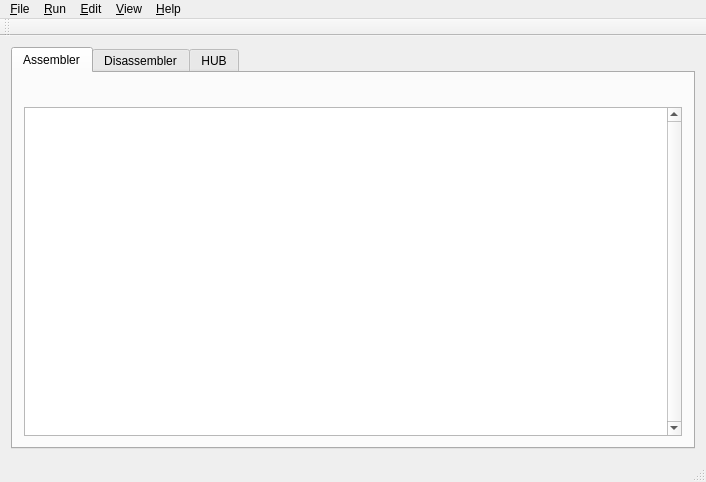
<?xml version="1.0" encoding="UTF-8"?>
<ui version="4.0">
 <class>MainWindow</class>
 <widget class="QMainWindow" name="MainWindow">
  <property name="geometry">
   <rect>
    <x>0</x>
    <y>0</y>
    <width>706</width>
    <height>482</height>
   </rect>
  </property>
  <property name="windowTitle">
   <string>MainWindow</string>
  </property>
  <widget class="QWidget" name="centralWidget">
   <layout class="QVBoxLayout" name="verticalLayout">
    <item>
     <widget class="QTabWidget" name="tabWidget">
      <property name="currentIndex">
       <number>0</number>
      </property>
      <widget class="QWidget" name="tabAsm">
       <property name="enabled">
        <bool>true</bool>
       </property>
       <property name="font">
        <font>
         <family>DejaVu Sans Mono</family>
         <pointsize>9</pointsize>
        </font>
       </property>
       <property name="accessibleName">
        <string>tabAsm</string>
       </property>
       <attribute name="title">
        <string>Assembler</string>
       </attribute>
       <layout class="QVBoxLayout" name="vlayAsm">
        <item>
         <widget class="QToolBar" name="toolbarAsm"/>
        </item>
        <item>
         <widget class="QTableView" name="tvAsm">
          <property name="font">
           <font>
            <family>Monospace</family>
            <pointsize>11</pointsize>
           </font>
          </property>
          <property name="verticalScrollBarPolicy">
           <enum>Qt::ScrollBarAlwaysOn</enum>
          </property>
          <property name="editTriggers">
           <set>QAbstractItemView::NoEditTriggers</set>
          </property>
          <property name="tabKeyNavigation">
           <bool>false</bool>
          </property>
          <property name="showDropIndicator" stdset="0">
           <bool>false</bool>
          </property>
          <property name="dragDropOverwriteMode">
           <bool>false</bool>
          </property>
          <property name="selectionMode">
           <enum>QAbstractItemView::SingleSelection</enum>
          </property>
          <property name="selectionBehavior">
           <enum>QAbstractItemView::SelectRows</enum>
          </property>
          <property name="textElideMode">
           <enum>Qt::ElideNone</enum>
          </property>
          <property name="showGrid">
           <bool>false</bool>
          </property>
          <property name="wordWrap">
           <bool>false</bool>
          </property>
          <attribute name="horizontalHeaderStretchLastSection">
           <bool>true</bool>
          </attribute>
         </widget>
        </item>
       </layout>
      </widget>
      <widget class="QWidget" name="tabDasm">
       <property name="font">
        <font>
         <family>DejaVu Sans Mono</family>
        </font>
       </property>
       <property name="accessibleName">
        <string>tabDasm</string>
       </property>
       <attribute name="title">
        <string>Disassembler</string>
       </attribute>
       <layout class="QVBoxLayout" name="vlayDasm">
        <item>
         <widget class="QToolBar" name="toolbarDasm"/>
        </item>
        <item>
         <widget class="QTableView" name="tvDasm">
          <property name="verticalScrollBarPolicy">
           <enum>Qt::ScrollBarAlwaysOn</enum>
          </property>
          <property name="editTriggers">
           <set>QAbstractItemView::NoEditTriggers</set>
          </property>
          <property name="showDropIndicator" stdset="0">
           <bool>false</bool>
          </property>
          <property name="dragDropOverwriteMode">
           <bool>false</bool>
          </property>
          <property name="selectionMode">
           <enum>QAbstractItemView::SingleSelection</enum>
          </property>
          <property name="selectionBehavior">
           <enum>QAbstractItemView::SelectRows</enum>
          </property>
          <property name="textElideMode">
           <enum>Qt::ElideNone</enum>
          </property>
          <property name="showGrid">
           <bool>false</bool>
          </property>
          <property name="wordWrap">
           <bool>false</bool>
          </property>
          <property name="cornerButtonEnabled">
           <bool>true</bool>
          </property>
          <attribute name="horizontalHeaderStretchLastSection">
           <bool>true</bool>
          </attribute>
         </widget>
        </item>
       </layout>
      </widget>
      <widget class="QWidget" name="tabHub">
       <property name="accessibleName">
        <string>tabHub</string>
       </property>
       <attribute name="title">
        <string>HUB</string>
       </attribute>
       <layout class="QVBoxLayout" name="vlayCOgs">
        <item>
         <widget class="QToolBar" name="toolbarHub"/>
        </item>
        <item>
         <widget class="QScrollArea" name="saCOGs">
          <property name="verticalScrollBarPolicy">
           <enum>Qt::ScrollBarAlwaysOn</enum>
          </property>
          <property name="widgetResizable">
           <bool>true</bool>
          </property>
          <widget class="QWidget" name="sawcCOGs">
           <property name="geometry">
            <rect>
             <x>0</x>
             <y>0</y>
             <width>662</width>
             <height>359</height>
            </rect>
           </property>
           <layout class="QGridLayout" name="gridLayout">
            <property name="leftMargin">
             <number>2</number>
            </property>
            <property name="topMargin">
             <number>2</number>
            </property>
            <property name="rightMargin">
             <number>2</number>
            </property>
            <property name="bottomMargin">
             <number>2</number>
            </property>
            <property name="spacing">
             <number>2</number>
            </property>
            <item row="0" column="1">
             <widget class="P2CogView" name="cog0" native="true"/>
            </item>
            <item row="0" column="2">
             <widget class="P2CogView" name="cog1" native="true"/>
            </item>
            <item row="0" column="3">
             <widget class="P2CogView" name="cog2" native="true"/>
            </item>
            <item row="1" column="1">
             <widget class="P2CogView" name="cog7" native="true"/>
            </item>
            <item row="1" column="2">
             <widget class="P2HubView" name="hub" native="true"/>
            </item>
            <item row="1" column="3">
             <widget class="P2CogView" name="cog3" native="true"/>
            </item>
            <item row="2" column="1">
             <widget class="P2CogView" name="cog6" native="true"/>
            </item>
            <item row="2" column="2">
             <widget class="P2CogView" name="cog5" native="true"/>
            </item>
            <item row="2" column="3">
             <widget class="P2CogView" name="cog4" native="true"/>
            </item>
           </layout>
          </widget>
         </widget>
        </item>
       </layout>
      </widget>
     </widget>
    </item>
   </layout>
  </widget>
  <widget class="QMenuBar" name="menuBar">
   <property name="geometry">
    <rect>
     <x>0</x>
     <y>0</y>
     <width>706</width>
     <height>19</height>
    </rect>
   </property>
   <widget class="QMenu" name="menu_File">
    <property name="title">
     <string>&amp;File</string>
    </property>
    <addaction name="separator"/>
    <addaction name="action_Open"/>
    <addaction name="separator"/>
    <addaction name="action_Assemble"/>
    <addaction name="separator"/>
    <addaction name="action_Quit"/>
   </widget>
   <widget class="QMenu" name="menu_Help">
    <property name="title">
     <string>&amp;Help</string>
    </property>
    <addaction name="action_About"/>
    <addaction name="separator"/>
    <addaction name="action_AboutQt5"/>
   </widget>
   <widget class="QMenu" name="menu_Edit">
    <property name="title">
     <string>&amp;Edit</string>
    </property>
    <addaction name="action_Go_to_address"/>
    <addaction name="action_Go_to_COG"/>
    <addaction name="action_Go_to_LUT"/>
    <addaction name="action_Go_to_ROM"/>
   </widget>
   <widget class="QMenu" name="menu_View">
    <property name="title">
     <string>&amp;View</string>
    </property>
    <widget class="QMenu" name="menu_Disassembler">
     <property name="title">
      <string>&amp;Disassembler …</string>
     </property>
     <addaction name="action_Dasm_Opcodes_bin"/>
     <addaction name="action_Dasm_Opcodes_byt"/>
     <addaction name="action_Dasm_Opcodes_oct"/>
     <addaction name="action_Dasm_Opcodes_hex"/>
     <addaction name="separator"/>
     <addaction name="action_Dasm_Lowercase"/>
     <addaction name="separator"/>
     <addaction name="action_Dasm_IncFontSize"/>
     <addaction name="action_Dasm_DecFontSize"/>
    </widget>
    <widget class="QMenu" name="menuAssembler">
     <property name="title">
      <string>Assembler</string>
     </property>
     <addaction name="action_Asm_Opcodes_bin"/>
     <addaction name="action_Asm_Opcodes_byt"/>
     <addaction name="action_Asm_Opcodes_oct"/>
     <addaction name="action_Asm_Opcodes_hex"/>
     <addaction name="separator"/>
     <addaction name="action_Asm_IncFontSize"/>
     <addaction name="action_Asm_DecFontSize"/>
    </widget>
    <addaction name="separator"/>
    <addaction name="separator"/>
    <addaction name="menuAssembler"/>
    <addaction name="menu_Disassembler"/>
   </widget>
   <widget class="QMenu" name="menu_Run">
    <property name="title">
     <string>&amp;Run</string>
    </property>
    <addaction name="action_SingleStep"/>
   </widget>
   <addaction name="menu_File"/>
   <addaction name="menu_Run"/>
   <addaction name="menu_Edit"/>
   <addaction name="menu_View"/>
   <addaction name="menu_Help"/>
  </widget>
  <widget class="QToolBar" name="toolbar">
   <attribute name="toolBarArea">
    <enum>TopToolBarArea</enum>
   </attribute>
   <attribute name="toolBarBreak">
    <bool>false</bool>
   </attribute>
  </widget>
  <widget class="QStatusBar" name="statusBar"/>
  <action name="action_Quit">
   <property name="text">
    <string>&amp;Quit</string>
   </property>
   <property name="shortcut">
    <string>Ctrl+Q</string>
   </property>
  </action>
  <action name="action_About">
   <property name="text">
    <string>&amp;About …</string>
   </property>
  </action>
  <action name="action_AboutQt5">
   <property name="text">
    <string>About &amp;Qt5</string>
   </property>
  </action>
  <action name="action_Open">
   <property name="text">
    <string>&amp;Open …</string>
   </property>
   <property name="shortcut">
    <string>Ctrl+O</string>
   </property>
  </action>
  <action name="action_Go_to_address">
   <property name="icon">
    <iconset resource="p2emu.qrc">
     <normaloff>:/icons/go_to.png</normaloff>:/icons/go_to.png</iconset>
   </property>
   <property name="text">
    <string>Go to &amp;address …</string>
   </property>
  </action>
  <action name="action_Go_to_COG">
   <property name="icon">
    <iconset resource="p2emu.qrc">
     <normaloff>:/icons/go_to_cog.png</normaloff>:/icons/go_to_cog.png</iconset>
   </property>
   <property name="text">
    <string>Go to &amp;COG</string>
   </property>
   <property name="shortcut">
    <string>Ctrl+C</string>
   </property>
  </action>
  <action name="action_Go_to_LUT">
   <property name="icon">
    <iconset resource="p2emu.qrc">
     <normaloff>:/icons/go_to_lut.png</normaloff>:/icons/go_to_lut.png</iconset>
   </property>
   <property name="text">
    <string>Go to &amp;LUT</string>
   </property>
   <property name="shortcut">
    <string>Ctrl+L</string>
   </property>
  </action>
  <action name="action_Go_to_ROM">
   <property name="icon">
    <iconset resource="p2emu.qrc">
     <normaloff>:/icons/go_to_rom.png</normaloff>:/icons/go_to_rom.png</iconset>
   </property>
   <property name="text">
    <string>Go to &amp;ROM</string>
   </property>
   <property name="shortcut">
    <string>Ctrl+F</string>
   </property>
  </action>
  <action name="action_SingleStep">
   <property name="icon">
    <iconset resource="p2emu.qrc">
     <normaloff>:/icons/single_step.png</normaloff>:/icons/single_step.png</iconset>
   </property>
   <property name="text">
    <string>Single &amp;step</string>
   </property>
   <property name="shortcut">
    <string>Ctrl+Return</string>
   </property>
  </action>
  <action name="action_Assemble">
   <property name="icon">
    <iconset resource="p2emu.qrc">
     <normaloff>:/icons/assemble.png</normaloff>:/icons/assemble.png</iconset>
   </property>
   <property name="text">
    <string>&amp;Assemble …</string>
   </property>
   <property name="shortcut">
    <string>Ctrl+A</string>
   </property>
  </action>
  <action name="action_Asm_Opcodes_bin">
   <property name="checkable">
    <bool>true</bool>
   </property>
   <property name="icon">
    <iconset resource="p2emu.qrc">
     <normaloff>:/icons/opcode_bin.png</normaloff>:/icons/opcode_bin.png</iconset>
   </property>
   <property name="text">
    <string>Opcodes &amp;binary</string>
   </property>
  </action>
  <action name="action_Asm_Opcodes_byt">
   <property name="checkable">
    <bool>true</bool>
   </property>
   <property name="icon">
    <iconset resource="p2emu.qrc">
     <normaloff>:/icons/opcode_byt.png</normaloff>:/icons/opcode_byt.png</iconset>
   </property>
   <property name="text">
    <string>Opcodes b&amp;ytes</string>
   </property>
  </action>
  <action name="action_Asm_Opcodes_oct">
   <property name="checkable">
    <bool>true</bool>
   </property>
   <property name="icon">
    <iconset resource="p2emu.qrc">
     <normaloff>:/icons/opcode_hex.png</normaloff>:/icons/opcode_hex.png</iconset>
   </property>
   <property name="text">
    <string>Opcodes &amp;octal</string>
   </property>
  </action>
  <action name="action_Asm_Opcodes_hex">
   <property name="checkable">
    <bool>true</bool>
   </property>
   <property name="icon">
    <iconset resource="p2emu.qrc">
     <normaloff>:/icons/opcode_oct.png</normaloff>:/icons/opcode_oct.png</iconset>
   </property>
   <property name="text">
    <string>Opcodes &amp;hexadecimal</string>
   </property>
  </action>
  <action name="action_Asm_IncFontSize">
   <property name="icon">
    <iconset resource="p2emu.qrc">
     <normaloff>:/icons/increase.png</normaloff>:/icons/increase.png</iconset>
   </property>
   <property name="text">
    <string>Increase font size</string>
   </property>
  </action>
  <action name="action_Asm_DecFontSize">
   <property name="icon">
    <iconset resource="p2emu.qrc">
     <normaloff>:/icons/decrease.png</normaloff>:/icons/decrease.png</iconset>
   </property>
   <property name="text">
    <string>Decrease font size</string>
   </property>
  </action>
  <action name="action_Dasm_Opcodes_bin">
   <property name="checkable">
    <bool>true</bool>
   </property>
   <property name="icon">
    <iconset resource="p2emu.qrc">
     <normaloff>:/icons/opcode_bin.png</normaloff>:/icons/opcode_bin.png</iconset>
   </property>
   <property name="text">
    <string>Opcodes &amp;binary</string>
   </property>
  </action>
  <action name="action_Dasm_Opcodes_byt">
   <property name="checkable">
    <bool>true</bool>
   </property>
   <property name="icon">
    <iconset resource="p2emu.qrc">
     <normaloff>:/icons/opcode_byt.png</normaloff>:/icons/opcode_byt.png</iconset>
   </property>
   <property name="text">
    <string>Opcodes &amp;bytes</string>
   </property>
  </action>
  <action name="action_Dasm_Opcodes_oct">
   <property name="checkable">
    <bool>true</bool>
   </property>
   <property name="icon">
    <iconset resource="p2emu.qrc">
     <normaloff>:/icons/opcode_hex.png</normaloff>:/icons/opcode_hex.png</iconset>
   </property>
   <property name="text">
    <string>Opcodes &amp;octal</string>
   </property>
  </action>
  <action name="action_Dasm_Opcodes_hex">
   <property name="checkable">
    <bool>true</bool>
   </property>
   <property name="icon">
    <iconset resource="p2emu.qrc">
     <normaloff>:/icons/opcode_oct.png</normaloff>:/icons/opcode_oct.png</iconset>
   </property>
   <property name="text">
    <string>Opcodes &amp;hexadecimal</string>
   </property>
  </action>
  <action name="action_Dasm_Lowercase">
   <property name="checkable">
    <bool>true</bool>
   </property>
   <property name="icon">
    <iconset resource="p2emu.qrc">
     <normaloff>:/icons/lowercase.png</normaloff>:/icons/lowercase.png</iconset>
   </property>
   <property name="text">
    <string>Instructions &amp;lowercase</string>
   </property>
  </action>
  <action name="action_Dasm_IncFontSize">
   <property name="icon">
    <iconset resource="p2emu.qrc">
     <normaloff>:/icons/increase.png</normaloff>:/icons/increase.png</iconset>
   </property>
   <property name="text">
    <string>Increase font size</string>
   </property>
   <property name="shortcut">
    <string>Ctrl++</string>
   </property>
  </action>
  <action name="action_Dasm_DecFontSize">
   <property name="icon">
    <iconset resource="p2emu.qrc">
     <normaloff>:/icons/decrease.png</normaloff>:/icons/decrease.png</iconset>
   </property>
   <property name="text">
    <string>Decrease font size</string>
   </property>
   <property name="shortcut">
    <string>Ctrl+-</string>
   </property>
  </action>
 </widget>
 <layoutdefault spacing="6" margin="11"/>
 <customwidgets>
  <customwidget>
   <class>P2CogView</class>
   <extends>QWidget</extends>
   <header location="global">p2cogview.h</header>
   <container>1</container>
  </customwidget>
  <customwidget>
   <class>P2HubView</class>
   <extends>QWidget</extends>
   <header location="global">p2hubview.h</header>
   <container>1</container>
  </customwidget>
 </customwidgets>
 <resources>
  <include location="p2emu.qrc"/>
 </resources>
 <connections/>
</ui>
